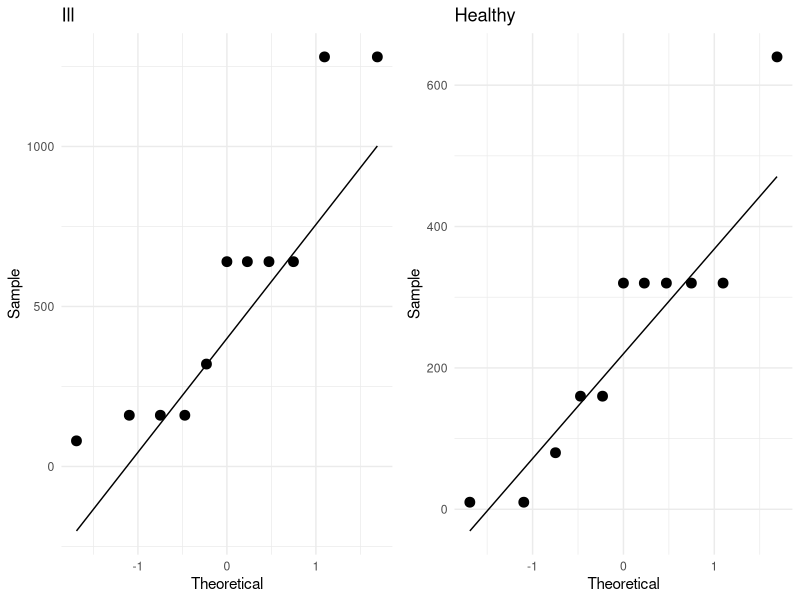
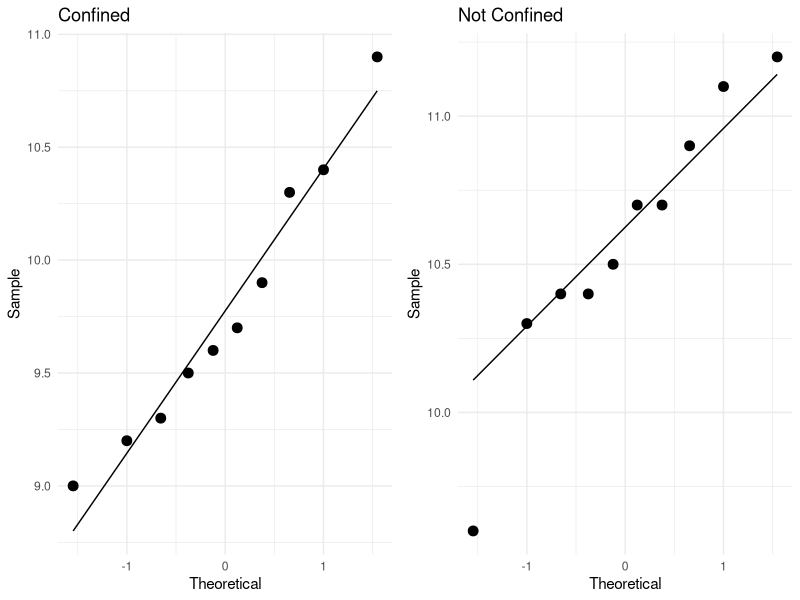
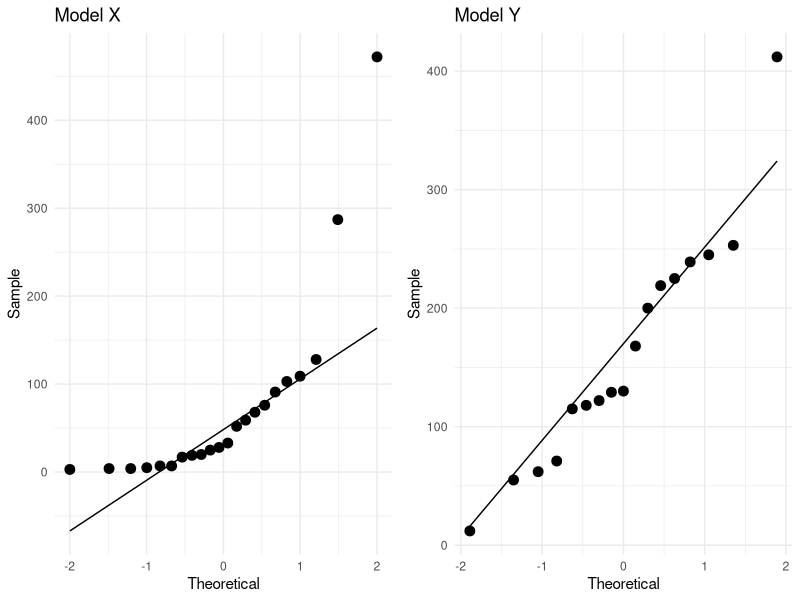

The R source for these figures, in order:
library(tidyverse)
library(ggpubr)

##### EXAMPLE 1 #####

# create data
ill <- c(640, 160, 1280, 320, 80, 640, 640, 160, 1280, 640, 160)
healthy <- c(10, 320, 160, 160, 320, 320, 10, 320, 320, 80, 640)

i <- tibble(ill)
h <- tibble(healthy)

# create QQ plots
p1 <- ggplot(data=i, aes(sample=ill)) +
  stat_qq(size=3) + 
  stat_qq_line() + 
  xlab("Theoretical") +
  ylab("Sample") +
  ggtitle("Ill")+
  theme_minimal()

p2 <- ggplot(data=h, aes(sample=healthy)) +
  stat_qq(size=3) + 
  stat_qq_line() + 
  xlab("Theoretical") +
  ylab("Sample") +
  ggtitle("Healthy")+
  theme_minimal()

# put QQ plots together
both <- ggarrange(p1, p2, ncol=2, nrow=1)
both

#ggsave("/Users/sseals/Desktop/L71fig1.png")

# redo data for analysis purposes
outcome <- c(640, 160, 1280, 320, 80, 640, 640, 160, 1280, 640, 160,
             10, 320, 160, 160, 320, 320, 10, 320, 320, 80, 640)
healthy <- c(rep(0,11), rep(1,11))

data <- tibble(outcome, healthy)

# the following section is to help with hand calculations
###########################################
# find ranks
data$rank <- rank(data$outcome, ties.method = "average")

# sum ranks by group
data %>% 
  group_by(healthy) %>%
  summarize_at(vars(rank),
               list(name = sum))
###########################################

# Mann-Whitney U (or Wilcoxon rank sum)
wilcox.test(data$outcome ~ data$healthy, exact = FALSE, alternative="greater")
# left side of the ~ is the outcome of interest
# right side of the ~ is the grouping variable
# alternative = "greater" specifies a right tail test

# assign the alternative "greater" because we want to know if the 
# ill group (healthy=0) is greater than the healthy group (healthy=1)
# R will do the comparison in the order that it sees the grouping
# and it sees the 0 group first

##### EXAMPLE 2 #####

# create data for QQ plot
conf <- c(9.6, 10.4, 9.7, 10.3, 9.2, 9.3, 9.9, 9.5, 9.0, 10.9)
not <- c(10.7, 10.7, 10.4, 10.9, 10.5, 10.3, 9.6, 11.1, 11.2, 10.4)

c <- tibble(conf)
n <- tibble(not)

# create QQ plot
p1 <- ggplot(data=c, aes(sample=conf)) +
  stat_qq(size=3) + 
  stat_qq_line() + 
  xlab("Theoretical") +
  ylab("Sample") +
  ggtitle("Confined")+
  theme_minimal()

p2 <- ggplot(data=n, aes(sample=not)) +
  stat_qq(size=3) + 
  stat_qq_line() + 
  xlab("Theoretical") +
  ylab("Sample") +
  ggtitle("Not Confined")+
  theme_minimal()

# put QQ plots together
both <- ggarrange(p1, p2, ncol=2, nrow=1)
both

#ggsave("/Users/sseals/Desktop/L71fig2.png")

# redo data for analysis purposes
brain <- c(9.6, 10.4, 9.7, 10.3, 9.2, 9.3, 9.9, 9.5, 9.0, 10.9,
           10.7, 10.7, 10.4, 10.9, 10.5, 10.3, 9.6, 11.1, 11.2, 10.4)

notconf <- c(rep(0,10), rep(1,10))

data <- tibble(brain, notconf)

# the following section is to help with hand calculations
###########################################
# find ranks
data$rank <- rank(data$brain, ties.method = "average")

# sum ranks by group
data %>% 
  group_by(notconf) %>%
  summarize_at(vars(rank),
               list(name = sum))
###########################################

# Mann-Whitney U
wilcox.test(data$brain ~ data$notconf, alternative = "two.sided", exact = FALSE)
# alternative = "two.sided" specifies a two-tailed test

##### EXAMPLE 3 - LARGE SAMPLE SIZE #####

# create data
X <- c(7, 76 , 7 , 33 , 4 , 20 , 4 , 59 , 91 , 5 , 287 , 472 , 52 , 19 , 128 , 28 , 103 , 25 , 68 , 17 , 109 , 3)
Y <- c(115 , 412 , 200 , 55 , 62 , 253 , 219 , 225 , 122 , 245 , 129 , 168 , 239 , 71 , 118 , 130 , 12 )

x <- tibble(X)
y <- tibble(Y)

# create QQ plots
p1 <- ggplot(data=x, aes(sample=X)) +
  stat_qq(size=3) + 
  stat_qq_line() + 
  xlab("Theoretical") +
  ylab("Sample") +
  ggtitle("Model X")+
  theme_minimal()

p2 <- ggplot(data=y, aes(sample=Y)) +
  stat_qq(size=3) + 
  stat_qq_line() + 
  xlab("Theoretical") +
  ylab("Sample") +
  ggtitle("Model Y")+
  theme_minimal()

# put QQ plots together
both <- ggarrange(p1, p2, ncol=2, nrow=1)
both

#ggsave("/Users/sseals/Desktop/L72fig1.png")

# redo data for analysis purposes
outcome <- c(7, 76 , 7 , 33 , 4 , 20 , 4 , 59 , 91 , 5 , 287 , 472 , 52 , 19 , 128 , 28 , 103 , 25 , 68 , 17 , 109 , 3,
             115 , 412 , 200 , 55 , 62 , 253 , 219 , 225 , 122 , 245 , 129 , 168 , 239 , 71 , 118 , 130 , 12 )

X <- c(rep(1,22), rep(0,17))

data <- tibble(outcome, X)

# the following section is to help with hand calculations
###########################################
# find ranks
data$rank <- rank(data$outcome, ties.method = "average")

# sum ranks by group
data %>% 
  group_by(X) %>%
  summarize_at(vars(rank),
               list(name = sum))
###########################################
  
# Mann-Whitney U
wilcox.test(data$outcome~data$X, alternative="greater", exact = FALSE)
